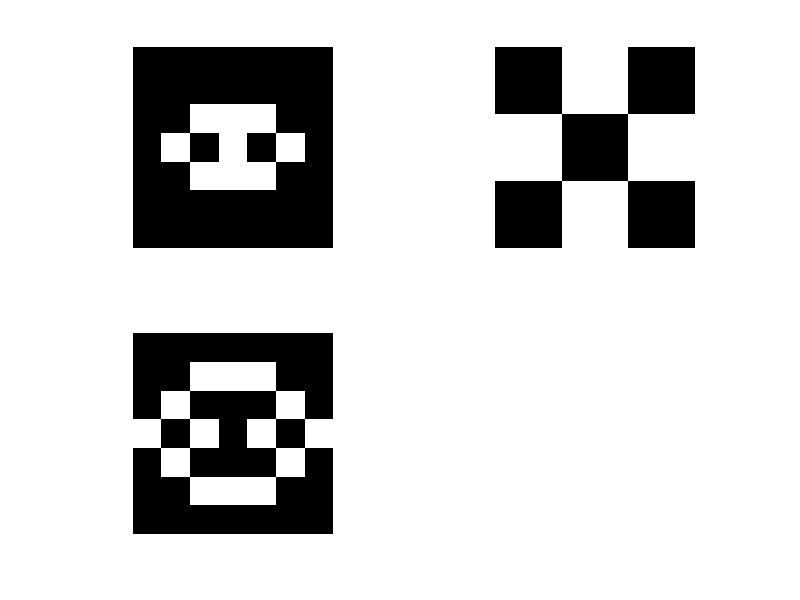

Source code (MATLAB):
clc; clear all; close all;

I=[0 0 0 0 0 0 0;
0 0 0 0 0 0 0;
0 0 1 1 1 0 0;
0 1 0 1 0 1 0;
0 0 1 1 1 0 0;
0 0 0 0 0 0 0;
0 0 0 0 0 0 0];

figure;
subplot(2,2,1);
imshow(I);

n = [0 1 0; 1 0 1; 0 1 0 ];
%n = [1 1 1; 1 1 1; 1 1 1 ];

subplot(2,2,2);
imshow(n);
disp(n);

SE = strel(n);

disp(SE);

I2 = imdilate(I, SE);
I2 = I2-I;

subplot(2,2,3);
imshow(I2);
